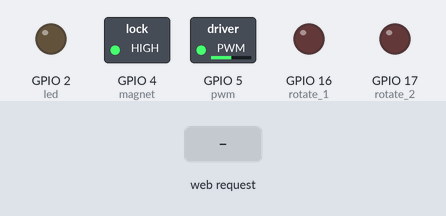
Simulated run of this program. Board: ESP32 board running MicroPython. Shown: switched loads named in the program (green lamp = pin HIGH), output pins drawn as LEDs (lit = HIGH). The inputs (shaded band) are chosen by the test bench. WiFi joins after 1.5 s; what the program prints to the serial console is not drawn.

Above: at 2.7 s.
2.8 s: HTTP request GET /?magnet=on received
At 4.0 s:
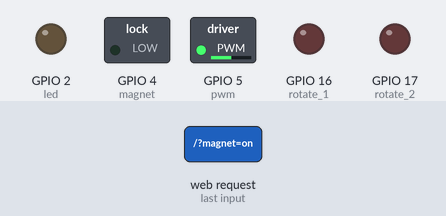
4.3 s: HTTP request GET /?motor=up10 received
At 6.1 s:
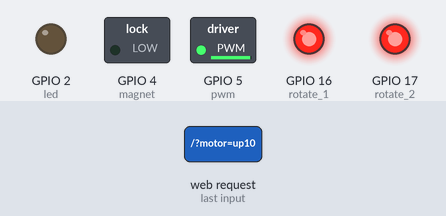
6.8 s: HTTP request GET /?magnet=off received
At 7.2 s:
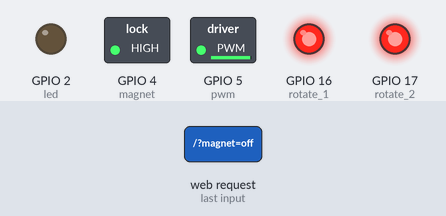
8.3 s: HTTP request GET /?motor=down10 received
At 9.1 s:
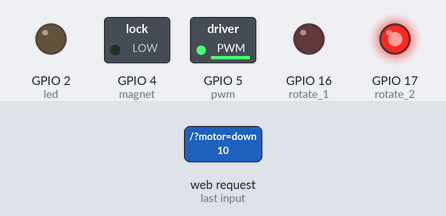
Timing chart, 0 to 11.3 s (numbered marks = the images above; inputs shaded):
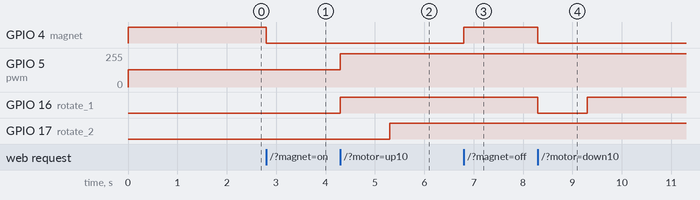

Measured:
- after the input at 2.8 s, GPIO 4 (magnet): HIGH → LOW at once
- after the input at 4.3 s, GPIO 5 (pwm): 128/255 → 249/255 at once; GPIO 16 (rotate_1): LOW → HIGH at once; GPIO 17 (rotate_2): LOW → HIGH after 1.0 s
- after the input at 6.8 s, GPIO 4 (magnet): LOW → HIGH at once
- after the input at 8.3 s, GPIO 4 (magnet): HIGH → LOW at once; GPIO 16 (rotate_1): HIGH → LOW at once, → HIGH 1.0 s later

The program:

main.py
```python
import socket
import gc
do_connect()
gc.collect()
#防止内存boom

def web_page():
    #判断机器运行状态
    if magnet.value() == 1:
        magnet_state = 'OFF'
    else:
        magnet_state = 'ON'
    if rotate_1.value() == 1 and rotate_2.value() == 0:
        motor_state = 'UP'
    elif rotate_1.value() == 0 and rotate_2.value() == 1:
        motor_state = 'DOWN'
    else:
        motor_state = 'OFF'

    # html code ...
    html = """<html><head>
    <title>ESP 32 自动化实验控制面板 verson1.0</title>
    <meta name="viewport" content="width=device-width, initial-scale=1">
    <link rel="icon" href="data:,">
    <style>
    html{font-family: Helvetica; display:inline-block; margin: 0px auto; text-align: center;}
    h1{color: #0F3376; padding: 2vh;}
    p{font-size: 1.5rem;}
    .button{display: inline-block; background-color: #e7bd3b; border: none;
    border-radius: 4px; color: white; padding: 16px 30px; text-decoration: none; font-size: 30px; margin: 2px; cursor: pointer;}
    .button2{background-color: #4286f4;}
    .button3{background-color: #e73b3b;}
    .button4{background-color: #48f442a9;}
    .button5{background-color: #8b3be7;}
    .button6{background-color: #ffa602;}
    </style></head>
    <body> <h1>ESP 32 automate control pannel verson1.0</h1>
    <p>magnet_state state: <strong>""" + magnet_state + """</strong></p>
    <p><a href="/?magnet=off"><button class="button">magnet OFF</button></a></p>
    <p><a href="/?magnet=on"><button class="button button2">magnet   ON</button></a></p>
    <p>motor_state: <strong>""" + motor_state + """</strong></p>
    <p><a href="/?motor=up10"><button class="button button3">motor  UP-1s</button></a></p>
    <p><a href="/?motor=down10"><button class="button button4">motor DOWN-1s</button></a></p>
    <p><a href="/?motor=up01"><button class="button button3">motor UP-0.1s</button></a></p>
    <p><a href="/?motor=down01"><button class="button button4">motor DOWN-0.1s</button></a></p>
    <p><a href="/?singleBounceLoop"><button class="button button5">singleBounceLoop</button></a></p>
    <p><a href="/?multiBounceLoop"><button class="button button6">multiBounceLoop</button></a></p>
    <p>duty: <strong>""" + str(duty) + """</strong></p>
    <p><a href="/?duty-50"><button class="button button5">DUTY -50</button></a></p>
    <p><a href="/?duty+50"><button class="button button6">DUTY +50</button></a></p>
</body></html>"""
    return html

s = socket.socket(socket.AF_INET, socket.SOCK_STREAM)

s.bind(('# your cilent IP adress printed #', 80))
#绑定端口

s.listen(5)

while True:
    if gc.mem_free() < 102000:
        gc.collect()
    conn, addr = s.accept()
    print('Connection: %s' % str(addr))
    req = conn.recv(1024)
    req = str(req)
    print('Connect = %s' % req)
    magnet_on0 = req.find('/?magnet=on')
    magnet_off0 = req.find('/?magnet=off')
    up10 = req.find('/?motor=up10')
    up01 = req.find('/?motor=up01')
    down10 = req.find('/?motor=down10')
    down01 = req.find('/?motor=down01')
    duty01 = req.find('/?duty-50')
    duty10 = req.find('/?duty+50')

    singleBounceLoop0 = req.find('/?singleBounceLoop')
    multiBounceLoop0 = req.find('/?multiBounceLoop')

    #调节占空比
    if  duty01 == 6:
        duty = duty - 50
        print("duty - 50")

    if  duty10 == 6:
        duty = duty + 50
        print("duty + 50")

    #触发function
    if singleBounceLoop0 == 6:
        print('singleBounceLoop')
        singleBounceLoop(3,10)

    if multiBounceLoop0 == 6:
        print('multiBounceLoop')
        multiBounceLoop(5,3)

    #调节电磁铁开关
    if magnet_off0 == 6:
        print('magnet OFF')
        Magnet_off()
    else:
        print('magnet ON')
        Magnet_on()

    #上升:up/down10粗调节;up/down01微调节
    if up10 == 6:
        print('motor UP 1s')
        Up(1)
    elif up01 == 6:
        print('motor UP 0.1s')
        Up(0.1)
    elif down10 == 6:
        print('motor DOWN 1s')
        Down(1)
    elif down01 == 6:
        print('motor DOWN 0.1s')
        Down(0.1)
    else:
        print('motor OFF')

    response = web_page()
    conn.send('HTTP/1.1 200 OK\n')
    conn.send('Content-Type: text/html\n')
    conn.send('Connection: close\n\n')
    conn.sendall(response)
    conn.close()
```

boot.py
```python
import network

def do_connect():
    import network
    wlan = network.WLAN(network.STA_IF)
    wlan.active(True)
    if not wlan.isconnected():
        print('connecting to network...')
        wlan.connect('yourSSID(Name of the wlan)', 'yourpassword')
        while not wlan.isconnected():
            pass
    print('network config:', wlan.ifconfig())
from machine import Pin,PWM
import time

magnet = Pin(4,Pin.OUT)
#4脚接电磁铁控制器
#输出低电压启动

# = Pin(,Pin.OUT)
##_脚接_

pwm = PWM(Pin(5),1000)
#5接PWM调节转速

rotate_1 = Pin(16,Pin.OUT)
rotate_2 = Pin(17,Pin.OUT)
#16-17接电机IO


led = Pin(2,Pin.OUT)
#在pin2上有蓝色led
duty = 1000

##初始化装置
machineStatus = "IDLE"

magnet.value(1)
rotate_1.value(0)
rotate_2.value(0)

def Magnet_on():
    print("开启磁铁")
    magnet.value(0)
#开磁铁

def Magnet_off():
    print("关闭磁铁")
    magnet.value(1)

#关磁铁

def Up(moveTime):
    print("向上升磁铁 " + str(moveTime) + " 秒")
    pwm.duty(duty)
    rotate_1.value(1)
    rotate_2.value(0)
    Wait(moveTime)
    Brake()
#上升

def Down(moveTime):
    print("向下降磁铁 " + str(moveTime) + " 秒")
    pwm.duty(duty)
    rotate_1.value(0)
    rotate_2.value(1)
    Wait(moveTime)
    Brake()
#下降
def Brake(reason = "DEFAULT"):
    global machineStatus
    rotate_1.value(1)
    rotate_2.value(1)
    #should set the driver speed to 0 and magnet off
    if reason != "DEFAULT":
        machineStatus = "ABORTED"
        print("机器由于" + str(reason) + "终止运行")
        exit()

#刹车

def Wait(someTime):
    print("等待 " + str(someTime) + " 秒")
    try:
        time.sleep(someTime)
    except KeyboardInterrupt:
        Brake("Keyboard Interrupt")


def singleBounce(catchTime):
    Magnet_off()
    #lift down to a lower level to catch the ball after it single bounces
    Down(catchTime)
    Magnet_on()
    Up(catchTime)

def multiBounce(waitTime,liftTime = 3):
    #predeterminded number of seconds
    Magnet_off()
    # wait until it multi bounce
    Wait(waitTime)
    # get it
    Down(liftTime)
    Magnet_on()
    Up(liftTime)

def singleBounceLoop(loopTime, catchTime):
    Magnet_on()
    print("磁铁已开启，请在5秒内放上小球")
    time.sleep(5)

    machineStatus = "RUNNING"

    while loopTime > 0:
        loopTime -= 1
        singleBounce(catchTime)

    machineStatus = "IDLE"

def multiBounceLoop(loopTime, waitTime):
    global machineStatus

    Magnet_on()
    print("磁铁已开启，请在5秒内放上小球")
    time.sleep(5)

    machineStatus = "RUNNING"

    while loopTime > 0:
        loopTime -= 1
        multiBounce(waitTime)

    machineStatus = "IDLE"
```
